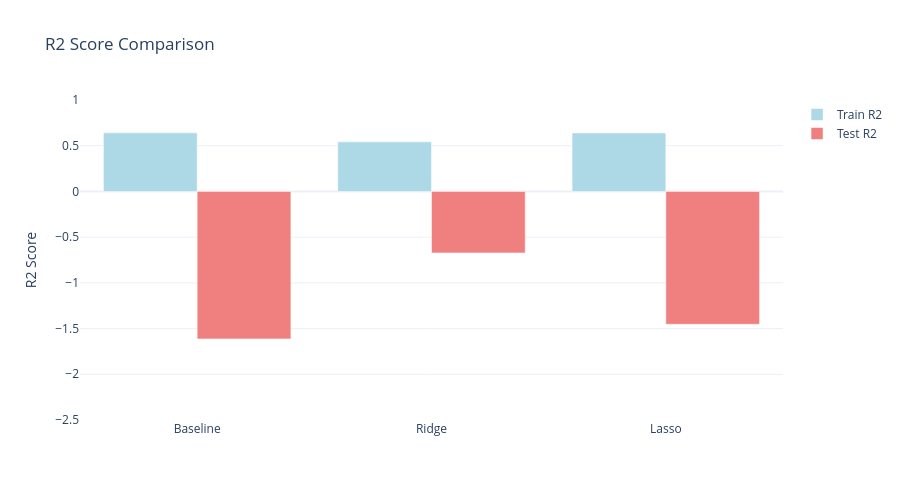

Here is the notebook cell this chart was saved with:
### Markdown cell above
### Expected output

![rmse_comparison](.doc/notebook_plots/03_Regularized/rmse_comparison.png)

### Code cell
fig2 = go.Figure()

train_r2s = [base_train_r2, ridge_train_r2, lasso_train_r2]
test_r2s = [base_test_r2, ridge_test_r2, lasso_test_r2]

fig2.add_trace(go.Bar(x=models, y=train_r2s, name='Train R2', marker_color='lightblue'))
fig2.add_trace(go.Bar(x=models, y=test_r2s, name='Test R2', marker_color='lightcoral'))

fig2.update_layout(
    title='R2 Score Comparison',
    yaxis_title='R2 Score',
    barmode='group',
    height=500,
    yaxis=dict(range=[-2.5, 1])
)
fig2.write_image(".doc/notebook_plots/03_Regularized/r2_score_comparison.png", scale=2)
fig2.show()

### Figure 1 — Plotly figure (JSON) as saved in the notebook; plotly's stock layout.template omitted (floating-point values rounded to 4 significant figures)
{"data": [{"marker": {"color": "lightblue"}, "name": "Train R2", "type": "bar", "x": ["Baseline", "Ridge", "Lasso"], "y": [0.6406, 0.5421, 0.6399]}, {"marker": {"color": "lightcoral"}, "name": "Test R2", "type": "bar", "x": ["Baseline", "Ridge", "Lasso"], "y": [-1.613, -0.6727, -1.453]}], "layout": {"barmode": "group", "height": 500, "title": {"text": "R2 Score Comparison"}, "yaxis": {"range": [-2.5, 1], "title": {"text": "R2 Score"}}}}
